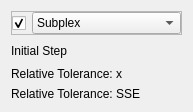
              <widget class="QWidget" name="page_2">
               <property name="geometry">
                <rect>
                 <x>0</x>
                 <y>0</y>
                 <width>165</width>
                 <height>104</height>
                </rect>
               </property>
               <attribute name="label">
                <string>Local Optimization</string>
               </attribute>
               <layout class="QGridLayout" name="gridLayout_47">
                <item row="1" column="0">
                 <widget class="QLabel" name="local_text_1">
                  <property name="text">
                   <string>Initial Step</string>
                  </property>
                 </widget>
                </item>
                <item row="1" column="1">
                 <spacer name="horizontalSpacer_23">
                  <property name="orientation">
                   <enum>Qt::Horizontal</enum>
                  </property>
                  <property name="sizeHint" stdset="0">
                   <size>
                    <width>40</width>
                    <height>20</height>
                   </size>
                  </property>
                 </spacer>
                </item>
                <item row="2" column="0">
                 <widget class="QLabel" name="local_text_2">
                  <property name="text">
                   <string>Relative Tolerance: x</string>
                  </property>
                 </widget>
                </item>
                <item row="3" column="0">
                 <widget class="QLabel" name="local_text_3">
                  <property name="text">
                   <string>Relative Tolerance: SSE</string>
                  </property>
                 </widget>
                </item>
                <item row="1" column="2" rowspan="3">
                 <widget class="QFrame" name="frame_22">
                  <property name="sizePolicy">
                   <sizepolicy hsizetype="Preferred" vsizetype="MinimumExpanding">
                    <horstretch>0</horstretch>
                    <verstretch>0</verstretch>
                   </sizepolicy>
                  </property>
                  <property name="minimumSize">
                   <size>
                    <width>15</width>
                    <height>0</height>
                   </size>
                  </property>
                  <property name="frameShape">
                   <enum>QFrame::NoFrame</enum>
                  </property>
                  <property name="frameShadow">
                   <enum>QFrame::Plain</enum>
                  </property>
                  <property name="lineWidth">
                   <number>0</number>
                  </property>
                  <layout class="QGridLayout" name="local_opt_layout">
                   <property name="leftMargin">
                    <number>0</number>
                   </property>
                   <property name="topMargin">
                    <number>0</number>
                   </property>
                   <property name="rightMargin">
                    <number>0</number>
                   </property>
                   <property name="bottomMargin">
                    <number>0</number>
                   </property>
                  </layout>
                 </widget>
                </item>
                <item row="0" column="0" colspan="3">
                 <widget class="QFrame" name="frame_20">
                  <property name="frameShape">
                   <enum>QFrame::StyledPanel</enum>
                  </property>
                  <property name="frameShadow">
                   <enum>QFrame::Raised</enum>
                  </property>
                  <layout class="QGridLayout" name="gridLayout_46">
                   <property name="leftMargin">
                    <number>0</number>
                   </property>
                   <property name="topMargin">
                    <number>0</number>
                   </property>
                   <property name="rightMargin">
                    <number>0</number>
                   </property>
                   <property name="bottomMargin">
                    <number>0</number>
                   </property>
                   <item row="0" column="1">
                    <widget class="QComboBox" name="local_opt_choice_box">
                     <property name="sizePolicy">
                      <sizepolicy hsizetype="MinimumExpanding" vsizetype="Fixed">
                       <horstretch>0</horstretch>
                       <verstretch>0</verstretch>
                      </sizepolicy>
                     </property>
                     <property name="currentIndex">
                      <number>0</number>
                     </property>
                     <item>
                      <property name="text">
                       <string>Subplex</string>
                      </property>
                     </item>
                     <item>
                      <property name="text">
                       <string>COBYLA</string>
                      </property>
                     </item>
                     <item>
                      <property name="text">
                       <string>BOBYQA</string>
                      </property>
                     </item>
                     <item>
                      <property name="text">
                       <string>Nelder-Mead Simplex</string>
                      </property>
                     </item>
                    </widget>
                   </item>
                   <item row="0" column="0">
                    <widget class="QCheckBox" name="local_opt_enable_box">
                     <property name="sizePolicy">
                      <sizepolicy hsizetype="Minimum" vsizetype="Minimum">
                       <horstretch>0</horstretch>
                       <verstretch>0</verstretch>
                      </sizepolicy>
                     </property>
                     <property name="text">
                      <string/>
                     </property>
                     <property name="checked">
                      <bool>true</bool>
                     </property>
                    </widget>
                   </item>
                  </layout>
                 </widget>
                </item>
               </layout>
              </widget>
